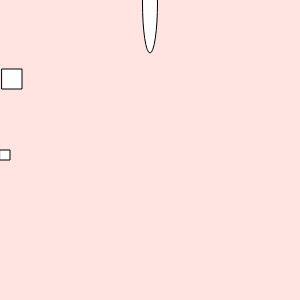
Frame 1 (no input)
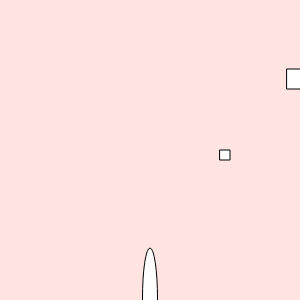
Frame 60 (no input)
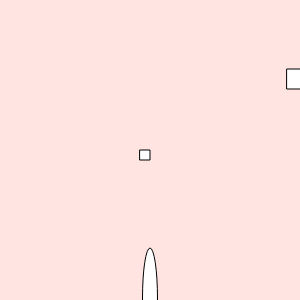
Frame 120 (the mouse pressed at the canvas centre since frame 60)

The p5.js sketch that drew these frames (run headless with seeded random() and noise() and a simulated clock; from frame 60 on, the mouse is pressed at the canvas centre):

// p5.js sketch
// ── sketch.js
var x = 0 ;
var y = 3 ;
var z = 2 ;

function setup() {
  // put setup code here
createCanvas(300,300);



}

function draw() {
  // put drawing code here
background(255,228,225);
rect(x,150,10,10);
x += 20 ;
if (x > width) {
  x = 0 ;
}
ellipse(width/2,y,15,100);
y += 5 ;
if (y > height) {
  y = 3 ;
}
rect(z,69,20,20,);
z += 15 ;
if (z > width) {
  z = 2 ;
}


}
